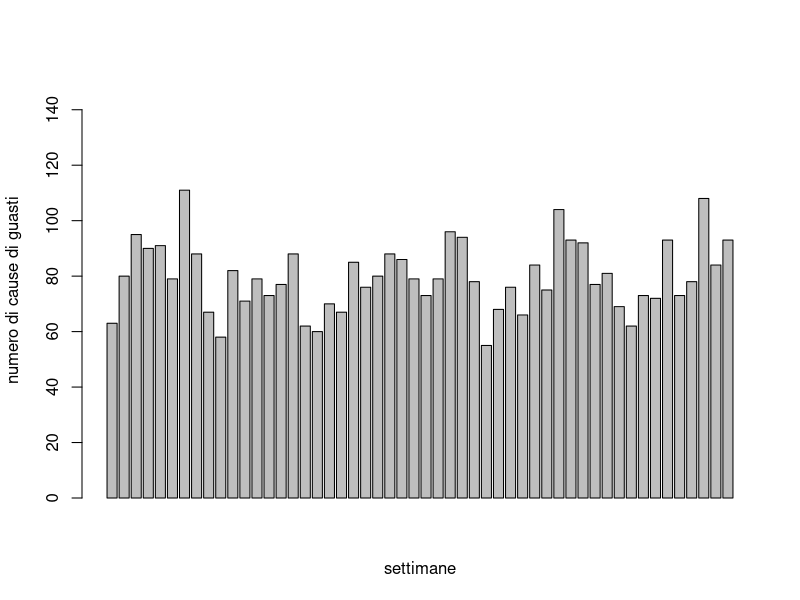
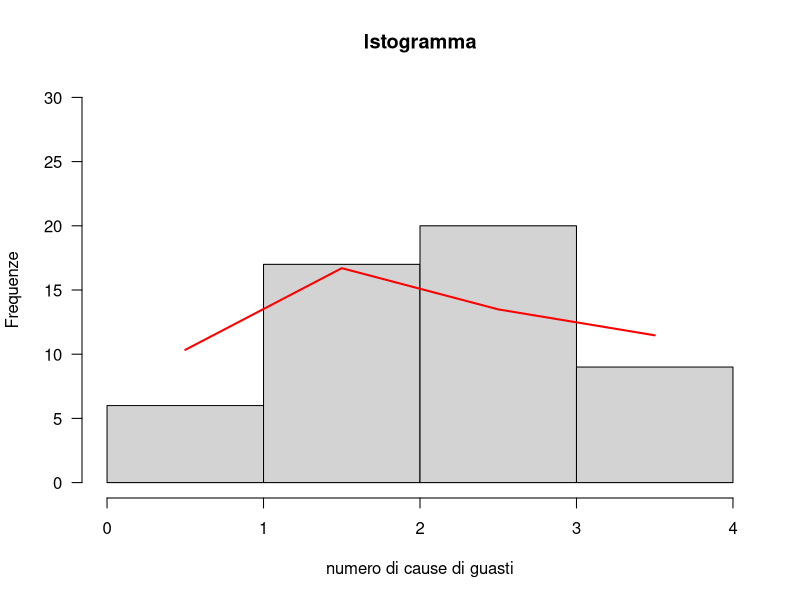

Write R code to recreate these figures, in order.
library("readxl")
#carichiamo il dataset 
datimiei<-as.data.frame(read_excel("dataset_completo.xlsx",sheet = 4))

#calcoliamo la lunghezza del campione
n<-nrow(datimiei)
n

#calcoliamo gli indici di posizione e dispersione
summary(datimiei$`num rischi occorsi per settimana`)
var(datimiei$`num rischi occorsi per settimana`)
sd(datimiei$`num rischi occorsi per settimana`)

#grafico frequenze assolute per ogni settimana
barplot(datimiei$`num rischi occorsi per settimana`,xlab = "settimane",ylab = "numero di cause di guasti",ylim = c(0,150))

#EFFETTUO UNA TRASFORMAZIONE LOGARITMICA
c<-5.503
trasformazione_dati<-trunc(c*log(datimiei$`num rischi occorsi per settimana`+1))
datimiei2<-trasformazione_dati-min(trasformazione_dati)
datimiei2

#calcolo le frequenze assolute del numero di guasti
frequenze<-table(datimiei2)
frequenze


massimo<-max(datimiei2)
freqosservate<-table(cut(datimiei2,breaks = c(0:(massimo+1)),right=FALSE))
freqosservate

#stima del parametro lambda che coincide con la media campionaria
lambda<-mean(datimiei2)
lambda

# TEST DI ADATTAMENTO - DISTRIBUZIONE DI POISSON
#calcolo distribuzione teorica

distrpois<-c(dpois(0:(massimo-1),lambda,log = FALSE),1-sum(dpois(0:(massimo-1),lambda,log = FALSE)))
round(distrpois,digits = 4)
sum(round(distrpois,digits = 4))

#calcolo frequenze attese
freqattese<-round(n*distrpois,digits = 2)
freqattese
#nota che la condizione n*pigreco >=5 è soddisfatta


#calcolo valore della statistica chi quadrato
chisquare<-round(sum((freqosservate-freqattese)^2/freqattese),digits = 2)
chisquare

alfa<-0.05
gradilib<-length(freqosservate)-1-1
valorecritico<-qchisq(1-alfa,df=gradilib)
valorecritico

#decisione del test
if(chisquare>=valorecritico){print("Rifiuto H0")}else{print("Accetto H0")}

#istogramma
hist(datimiei2,right = FALSE,breaks = seq(0,4,1),xlab = "numero di cause di guasti",las=1,main = "Istogramma",ylab="Frequenze",yaxt="n",ylim = c(0,30))
axis(2,at=seq(0,30,by=5),las=2)
lines(freqattese~c(0:3+0.5),lwd=2,col="red")


